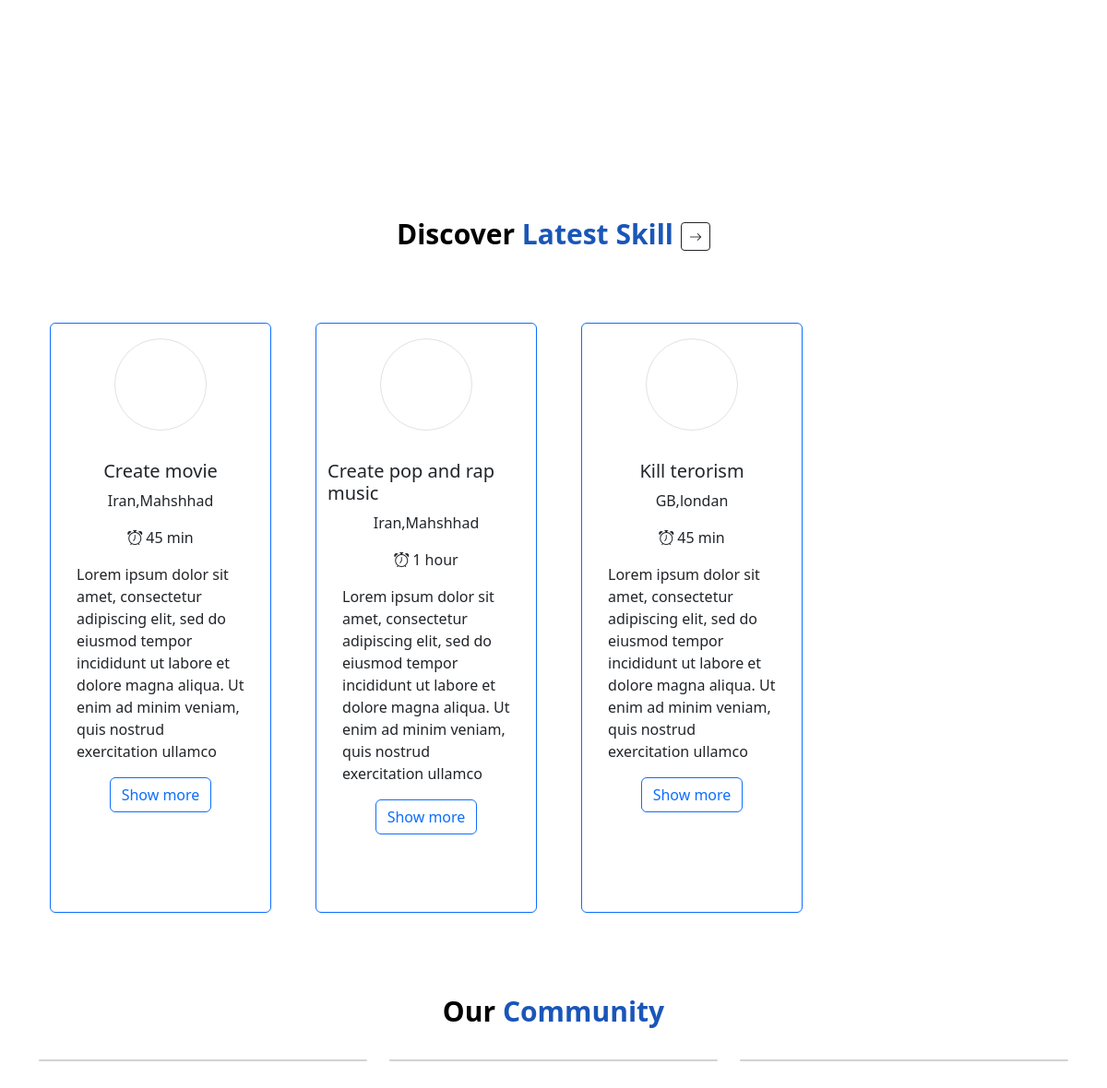
The app's page / (middle part), older data.
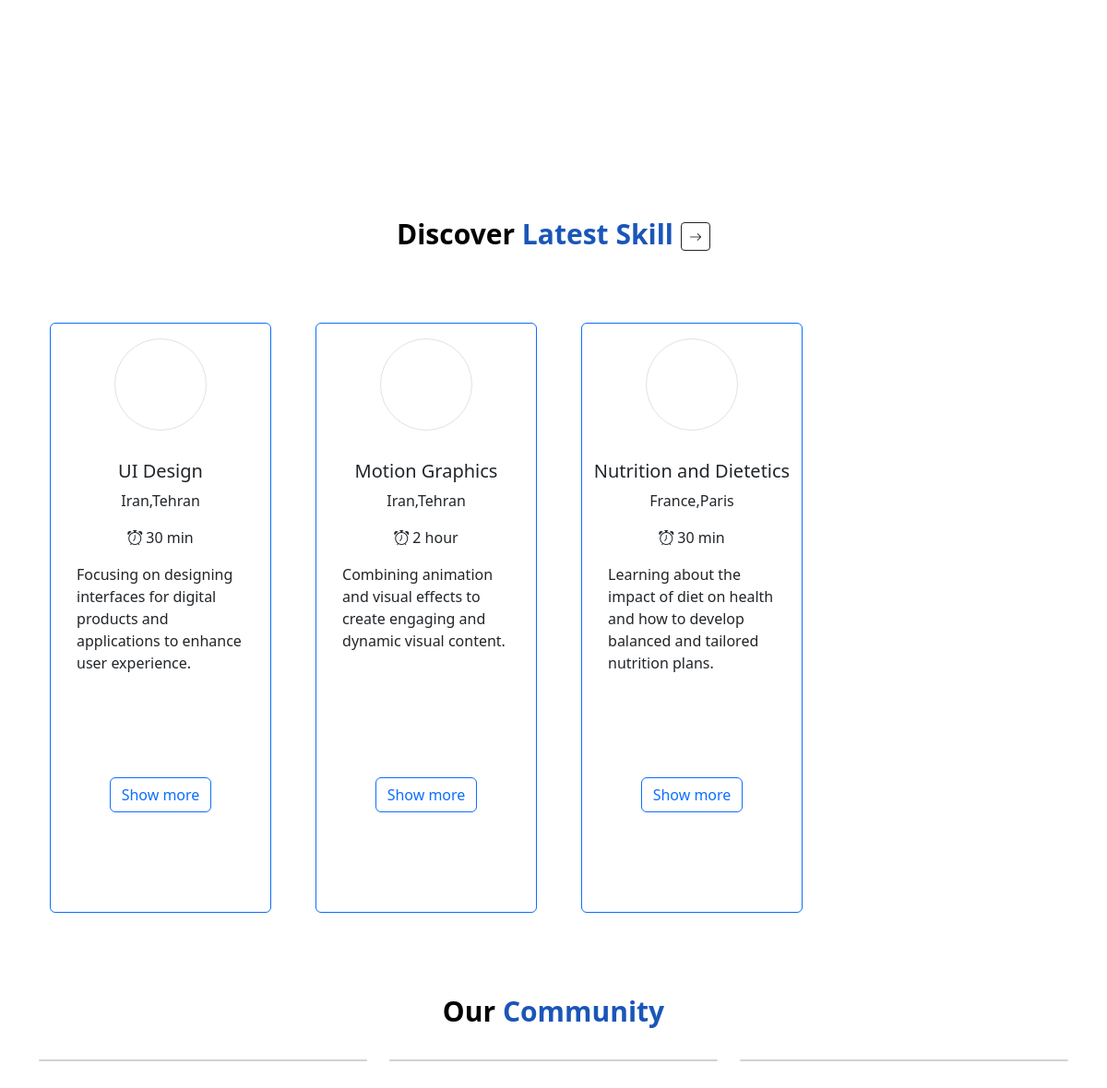
The same page, newer data.
### skills/models.py (models this page shows, shortened)
class Skills(models.Model):
    user = models.ForeignKey(User, on_delete=models.CASCADE)
    category = models.ForeignKey('SkillsCategory', on_delete=models.CASCADE)
    title = models.CharField(max_length=100)
    time = models.ForeignKey('SkillsTime', on_delete=models.CASCADE)
    description = models.TextField()
    create = models.DateTimeField(auto_now_add=True, null=True)
    like = models.ManyToManyField(User, related_name='skills_like',null=True,blank=True)
    rating = models.ManyToManyField('Rate',related_name='skills_rating',null=True,blank=True)

class SkillsTime(models.Model):
    time = models.CharField(max_length=100)
    def __str__(self):
        return self.time

### account/models.py (models this page shows, shortened)
class Profile(models.Model):
    user = models.OneToOneField(User, on_delete=models.CASCADE, related_name='profile_user')
    phone = models.IntegerField(null=True)
    first_name = models.CharField(max_length=100, null=True)
    last_name = models.CharField(max_length=100, null=True)
    country = models.CharField(max_length=100, null=True)
    city = models.CharField(max_length=100, null=True)
    address = models.CharField(max_length=100, null=True)
    image = models.ImageField(upload_to='media/owner_profile/', default='media/default_images/avatar.png')

### home/views.py (the view)
# urls.py: path('', views.main, name='main'),
def main(request):
    all_skills = Skills.objects.all()[:3]
    context = {'all_skills':all_skills}
    return render(request, 'home/main.html',context)

### home/templates/home/main.html (shortened to what this page needs)
{% extends '_base.html' %}
{% load static %}
{% block css %}
    <link rel="stylesheet" href="{% static 'home/css/main.css' %}">{% endblock %}
{% block body %}
    <div class="all-content">
        <section id="about">
        </section>
        <section id="discover-skill">
            <div class="container">
                <div class="heading2">Discover <span>Latest Skill</span><a href="{% url 'skills:explore' %}"
                                                                           class=" ms-2 btn btn-outline-dark sm btn-sm"><i
                        class="bi bi-arrow-right"></i></a>
                </div>
                <div class="row d-flex align-items-center">
                    {% if all_skills %}
                        {% for s in all_skills %}
                            <div style="width: 20vw;height: 80vh"
                 class="m-4 rounded col-3 d-flex flex-column align-items-center border border-primary">
                <div style="width: 100%;" class="d-flex justify-content-center my-3">
                    <a href="{% url 'user:user_profile' s.user.username %}">
                        <div style="width: 100px;height: 100px;background-image: url({{ s.user.profile_user.image.url }});background-size: cover;background-position: center"
                             class="border rounded-circle"></div>
                    </a>
                </div>
                <div style="width: 100%;" class="d-flex flex-column align-items-center my-3">
                    <h5>{{ s.title }}</h5>
                    <p>{{ s.user.profile_user.country }},{{ s.user.profile_user.city }}</p>
                    <p><i class="bi bi-alarm me-1"></i>{{ s.time }}</p>
                    <div style="width: 85%;height: 27vh;overflow: hidden" class="">{{ s.description }}</div>
                    <a href="{% url 'skills:skill_info' s.id %}" class="btn btn-outline-primary mt-3">Show more</a>
                </div>
            </div>
                        {% endfor %}
                    {% else %}
                        we dont have any skill now !
                    {% endif %}
                </div>
            </div>
        </section>
        <div class="container" id="community">
            <div class="heading5">Our <span> Community</span></div>
            <div class="row" style="margin-top: 30px;">
                <div class="col-md-4 py-3 py-md-0">
                    <div class="card">
                    </div>
                </div>
                <div class="col-md-4 py-3 py-md-0">
                    <div class="card">
                    </div>
                </div>
                <div class="col-md-4 py-3 py-md-0">
                    <div class="card">
                    </div>
                </div>
            </div>
        </div>
    </div>
{% endblock %}

Row changes from the older to the newer data that the page shows:
removed Skills: title "Create movie", user.profile_user.country "Iran", user.profile_user.city "Mahshhad", time "45 min", description "Lorem ipsum dolor sit amet, consectetur adipiscing elit, sed do eiusmod tempor incididunt ut labore et dolore magna aliqua. Ut enim ad minim veniam, quis nostrud exercitation ullamco…"
removed Skills: title "Create pop and rap music", user.profile_user.country "Iran", user.profile_user.city "Mahshhad", time "1 hour", description "Lorem ipsum dolor sit amet, consectetur adipiscing elit, sed do eiusmod tempor incididunt ut labore et dolore magna aliqua. Ut enim ad minim veniam, quis nostrud exercitation ullamco…"
removed Skills: title "Kill terorism", user.profile_user.country "GB", user.profile_user.city "londan", time "45 min", description "Lorem ipsum dolor sit amet, consectetur adipiscing elit, sed do eiusmod tempor incididunt ut labore et dolore magna aliqua. Ut enim ad minim veniam, quis nostrud exercitation ullamco…"
added Skills: title "UI Design", user.profile_user.country "Iran", user.profile_user.city "Tehran", time "30 min", description "Focusing on designing interfaces for digital products and applications to enhance user experience."
added Skills: title "Motion Graphics", user.profile_user.country "Iran", user.profile_user.city "Tehran", time "2 hour", description "Combining animation and visual effects to create engaging and dynamic visual content."
added Skills: title "Nutrition and Dietetics", user.profile_user.country "France", user.profile_user.city "Paris", time "30 min", description "Learning about the impact of diet on health and how to develop balanced and tailored nutrition plans."
